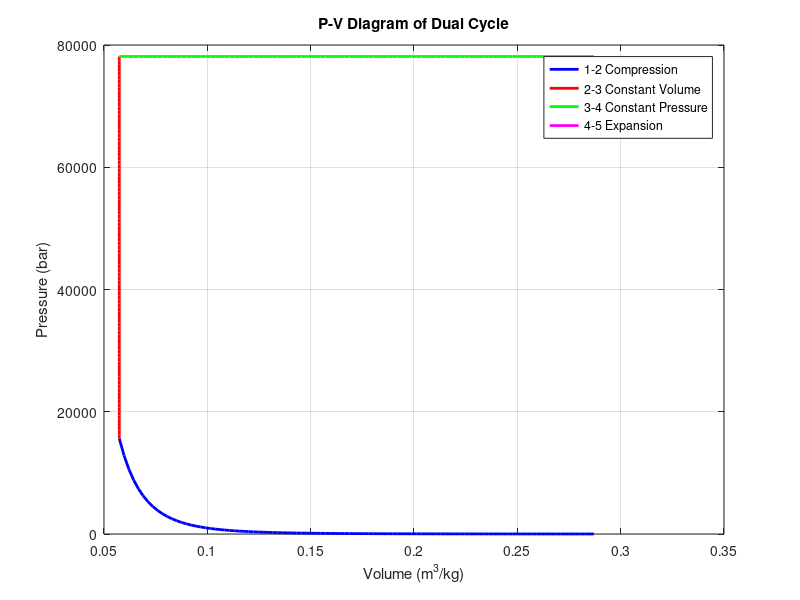
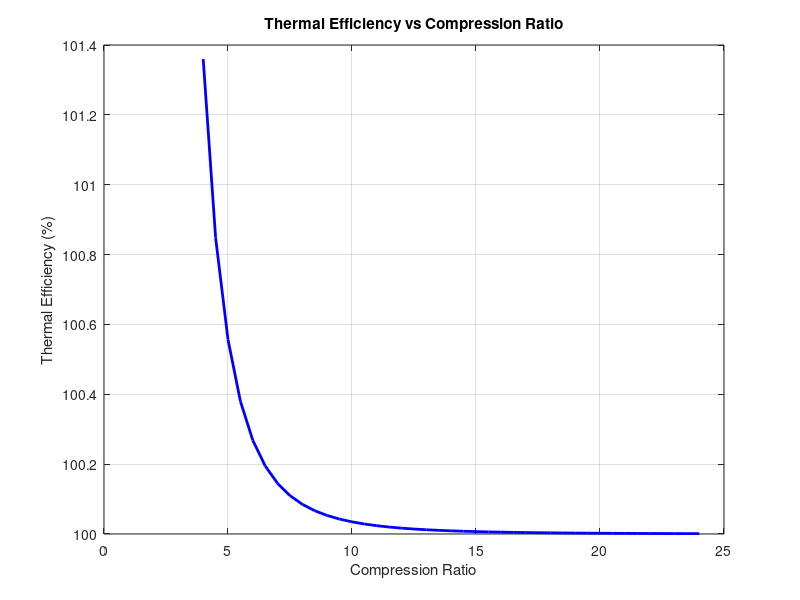

MATLAB code for these plots, in order:
clear all;
close all;
clc;

% Ask user if they want to use default values or enter custom values
choice = input('Do you want to use default values? (1 for Yes, 0 for No): ');

if choice == 1
    % Default values
    P1 = 1;          % Initial pressure (bar)
    T1 = 300;        % Initial temperature (K)
    r = 16;          % Compression ratio
    alpha = 2;       % Pressure ratio
    beta = 1.5;      % Cut-off ratio
    gamma = 1.4;     % Specific heat ratio
else
    % Get user input
    P1 = input('Enter initial pressure (bar): ');
    T1 = input('Enter initial temperature (K): ');
    r = input('Enter compression ratio: ');
    alpha = input('Enter pressure ratio: ');
    beta = input('Enter cut-off ratio: ');
    gamma = input('Enter specific heat ratio: ');
end

% Constants
R = 0.287;          % Gas constant (kJ/kg-K)

% Process calculations
V1 = R*T1/P1;       % Initial volume
V2 = V1/r;          % Volume after compression
V3 = V2;            % Volume at constant volume heat addition
V4 = V3*beta;       % Volume after constant pressure heat addition
V5 = V1;            % Final volume

% Pressure calculations
P2 = P1*r^gamma;    % Pressure after compression
P3 = P2*alpha;      % Pressure after constant volume heat addition
P4 = P3;            % Pressure during constant pressure heat addition
P5 = P4*(V4/V5)^gamma; % Final pressure

% Temperature calculations
T2 = T1*r^(gamma-1);
T3 = T2*alpha;
T4 = T3*beta;
T5 = T4*(V4/V5)^(gamma-1);

% Generate points for plotting
n_points = 100;

% Process 1-2 (Isentropic compression)
V12 = linspace(V1, V2, n_points);
P12 = P1*(V1./V12).^gamma;

% Process 2-3 (Constant volume heat addition)
V23 = linspace(V2, V3, n_points);
P23 = linspace(P2, P3, n_points);

% Process 3-4 (Constant pressure heat addition)
V34 = linspace(V3, V4, n_points);
P34 = ones(1, n_points)*P3;

% Process 4-5 (Isentropic expansion)
V45 = linspace(V4, V5, n_points);
P45 = P4*(V4./V45).^gamma;

% Plot PV diagram
figure(1)
plot(V12, P12, 'b', 'LineWidth', 2)
hold on
plot(V23, P23, 'r', 'LineWidth', 2)
plot(V34, P34, 'g', 'LineWidth', 2)
plot(V45, P45, 'm', 'LineWidth', 2)
grid on
xlabel('Volume (m^3/kg)')
ylabel('Pressure (bar)')
title('P-V Diagram of Dual Cycle')
legend('1-2 Compression', '2-3 Constant Volume', '3-4 Constant Pressure', '4-5 Expansion')

% Calculate efficiency for different compression ratios
r_range = 4:0.5:24;
efficiency = zeros(size(r_range));

for i = 1:length(r_range)
    r_current = r_range(i);
    
    % Calculate efficiency
    term1 = 1/r_current^(gamma-1);
    term2 = (alpha-1)/(gamma-1);
    term3 = alpha*beta*(1-1/r_current^(gamma-1));
    term4 = gamma*alpha*(beta-1);
    
    efficiency(i) = 1 - (term1*(1 + term2 + term3 - term4))/(alpha*(beta-1) + (alpha-1)/(gamma-1));
end

% Plot efficiency curve
figure(2)
plot(r_range, efficiency*100, 'b', 'LineWidth', 2)
grid on
xlabel('Compression Ratio')
ylabel('Thermal Efficiency (%)')
title('Thermal Efficiency vs Compression Ratio')

% Display efficiency for the chosen compression ratio
if choice == 1
    fprintf('\nFor default compression ratio r = %.1f:\n', r);
else
    fprintf('\nFor chosen compression ratio r = %.1f:\n', r);
end
current_efficiency = interp1(r_range, efficiency, r)*100;
fprintf('Thermal Efficiency = %.2f%%\n', current_efficiency);